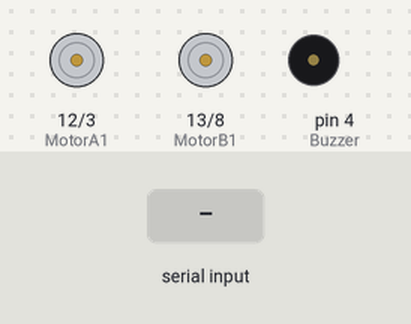
Bench run of a sketch on a simulated Arduino Uno, built with avr-gcc and run on an emulated ATmega328P. Shown: motor-driver pin pairs drawn as motors (green arrow = first pin HIGH = forward, orange = second pin HIGH = backward, longer = more drive, scaled by the enable pin), buzzer (waves = sounding, pin HIGH). Inputs (shaded band) come from the test bench. What the sketch prints to the serial monitor is not drawn.

Above: at 1.2 s.
1.3 s: "F" received over the second serial link
At 2.5 s:
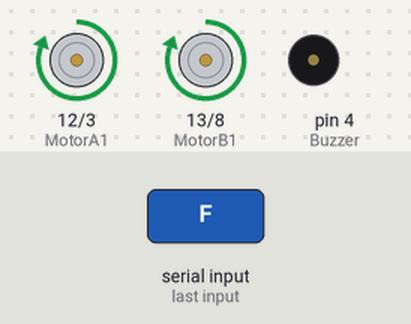
2.8 s: "G" received over the second serial link
At 3.6 s:
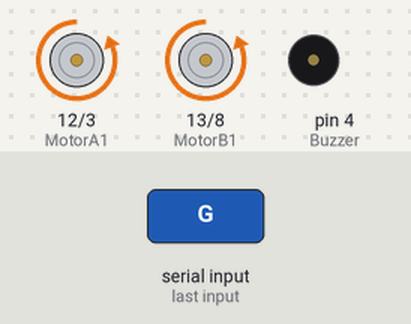
4.3 s: "R" received over the second serial link
At 4.8 s:
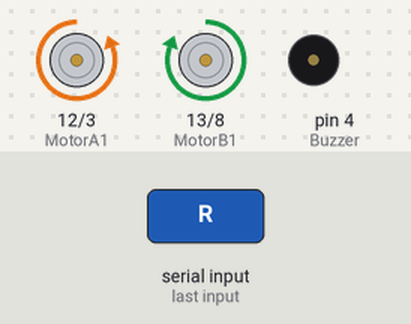
5.8 s: "L" received over the second serial link
At 7.0 s:
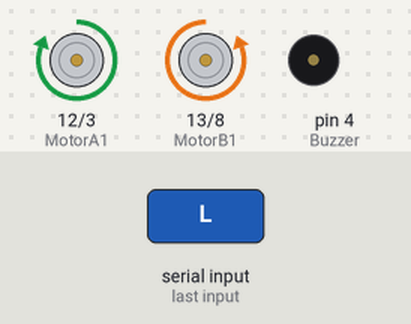
7.3 s: "X" received over the second serial link
At 7.45 s:
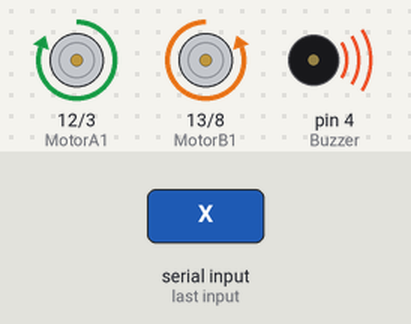
9.1 s: "S" received over the second serial link
At 9.6 s:
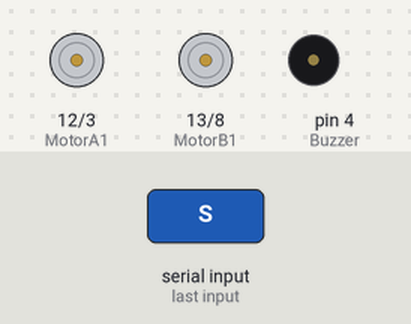
Timing chart, 0 to 11.6 s (numbered marks = the images above; inputs shaded):
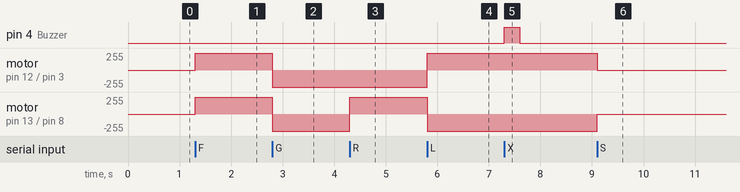

The sketch:

brain_for_car_on_bluetooth.ino
```cpp
#include "SoftwareSerial.h"

// Создаем класс BTserial для работы с bluetooth модулем.
SoftwareSerial BTserial(6, 7);  // порт RX, порт TX

// Левая сторона
int APWM = 10;
int MotorA1 = 12;
int MotorA2 = 3;

// Правая сторона
int BPWM = 11;
int MotorB1 = 13;
int MotorB2 = 8;

int Buzzer = 4;

int PWMSET = 255;  // SET Speed Motor  Test 50% = 128 and Test 100% = 255
int STPSET = 0;

void setup() {
  // Настраиваем скорость передачи данных.
  Serial.begin(9600);
  BTserial.begin(9600);
  pinMode(4, OUTPUT);

  pinMode(12, OUTPUT);
  pinMode(3, OUTPUT);
  pinMode(10, OUTPUT);

  pinMode(13, OUTPUT);
  pinMode(8, OUTPUT);
  pinMode(11, OUTPUT);
}

void loop() {
  // Получаем данные от bluetooth модуля и передаем их в монитор порта.
  if (BTserial.available()) {
    switch (BTserial.read()) {
      case 'F':
        Move(1, 0, 1, 0);
        break;

      case 'G':
        Move(0, 1, 0, 1);
        break;

      case 'R':
        Move(0, 1, 1, 0);
        break;

      case 'L':
        Move(1, 0, 0, 1);
        break;

      case 'X':
        Beep();
        break;

      case 'S':
        Stop();
        break;

      default:
        Stop();
        break;
    }
    Serial.write(BTserial.read());
  }
  // Получаем данные от монитора порта и передаем их в bluetooth модуль.
  // if (Serial.available()) {
  //   BTserial.write(Serial.read());
  // }
}

void Move(int pwr1, int pwr2, int pwr3, int pwr4) {
  digitalWrite(MotorA1, pwr1);
  digitalWrite(MotorA2, pwr2);
  analogWrite(APWM, PWMSET);

  digitalWrite(MotorB1, pwr3);
  digitalWrite(MotorB2, pwr4);
  analogWrite(BPWM, PWMSET);
}

void Stop() {
  analogWrite(APWM, STPSET);
  analogWrite(BPWM, STPSET);
}

void Beep() {
  digitalWrite(Buzzer, HIGH);
  delay(300);
  digitalWrite(Buzzer, LOW);
}
```

Measured:
- after the input at 1.3 s, motor on pin 12 (MotorA1) / pin 3 (MotorA2), motor on pin 13 (MotorB1) / pin 8 (MotorB2): stopped → forward 255/255 at once
- after the input at 2.8 s, motor on pin 12 (MotorA1) / pin 3 (MotorA2), motor on pin 13 (MotorB1) / pin 8 (MotorB2): forward 255/255 → backward 255/255 at once
- after the input at 4.3 s, motor on pin 13 (MotorB1) / pin 8 (MotorB2): backward 255/255 → forward 255/255 at once
- after the input at 5.8 s, motor on pin 12 (MotorA1) / pin 3 (MotorA2): backward 255/255 → forward 255/255 at once; motor on pin 13 (MotorB1) / pin 8 (MotorB2): forward 255/255 → backward 255/255 at once
- after the input at 7.3 s, pin 4 (Buzzer): LOW → HIGH at once, → LOW 0.30 s later
- after the input at 9.1 s, motor on pin 12 (MotorA1) / pin 3 (MotorA2): forward 255/255 → stopped at once; motor on pin 13 (MotorB1) / pin 8 (MotorB2): backward 255/255 → stopped at once
